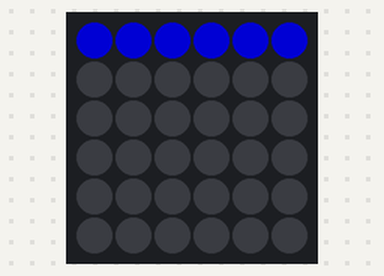
The sketch below on a simulated Arduino Uno, built with avr-gcc and run on an emulated ATmega328P. Parts: 6×6 RGB LED matrix (first LED top left, wired row by row). Dim RGB values are drawn brighter than linear.

Above: at 0.1 s.
At 0.6 s:
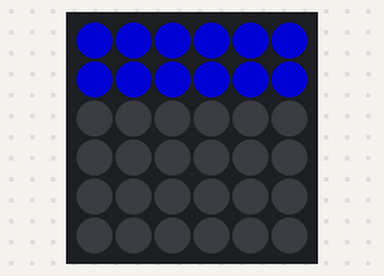
At 1.1 s:
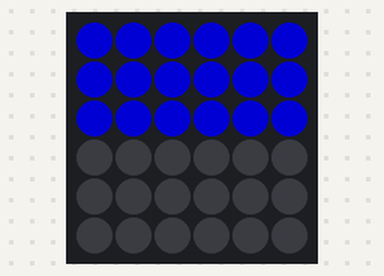
At 1.6 s:
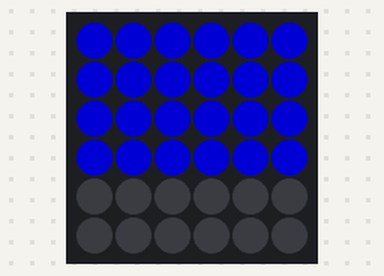
At 2.6 s:
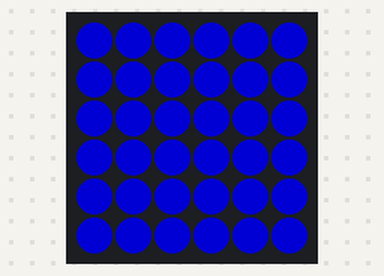
At 3.1 s:
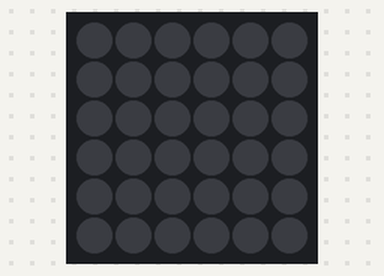

Measured:
- by itself, everything shown: repeats every 3.5 s, in 7 steps
- what the display in image 1 shows lasts 0.5 s, from 0.5 s to 1.0 s

The sketch:

ledcontrol.ino
```cpp
#include <FastLED.h>

#define LED_PIN 18       // GPIO pin connected to DIN of the first WS2812B LED
#define NUM_LEDS 36      // Total number of LEDs
#define COLOR_ORDER GRB  // Color order for WS2812B
#define LED_TYPE WS2812B // Specify the LED type
#define GRID_WIDTH 6     // Number of columns
#define GRID_HEIGHT 6    // Number of rows

CRGB leds[NUM_LEDS];     // Array to hold LED data

void setup() {
  // Initialize FastLED
  FastLED.addLeds<LED_TYPE, LED_PIN, COLOR_ORDER>(leds, NUM_LEDS);
  FastLED.setBrightness(128); // Adjust brightness (0-255)
}

void loop() {
  // Example: Light up the grid row by row
  for (int row = 0; row < GRID_HEIGHT; row++) {
    for (int col = 0; col < GRID_WIDTH; col++) {
      int ledIndex = row * GRID_WIDTH + col; // Calculate LED index
      leds[ledIndex] = CRGB::Blue;          // Set the LED to blue
    }
    FastLED.show();
    delay(500);                             // Wait 500ms
  }

  // Turn off all LEDs
  for (int i = 0; i < NUM_LEDS; i++) {
    leds[i] = CRGB::Black;
  }
  FastLED.show();
  delay(500);                               // Wait 500ms
}
```
